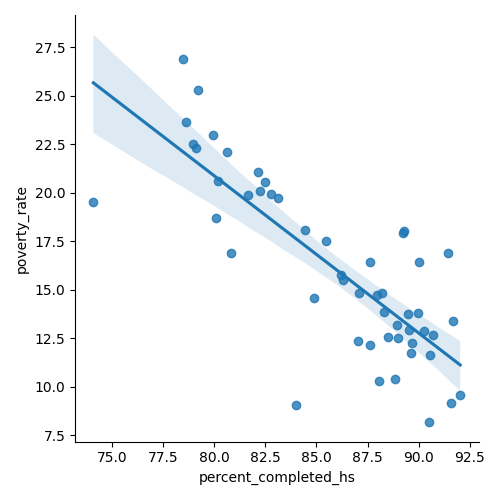

Write Python code to recreate this figure.
import numpy as np
import pandas as pd
import plotly.express as px
import matplotlib.pyplot as plt
import seaborn as sns

# This might be helpful:
from collections import Counter
pd.options.display.float_format = '{:,.2f}'.format

# df_hh_income = pd.read_csv('Median_Household_Income_2015.csv', encoding="windows-1252")
df_pct_poverty = pd.read_csv('Pct_People_Below_Poverty_Level.csv', encoding="windows-1252")
df_pct_completed_hs = pd.read_csv('Pct_Over_25_Completed_High_School.csv', encoding="windows-1252")
# df_share_race_city = pd.read_csv('Share_of_Race_By_City.csv', encoding="windows-1252")
# df_fatalities = pd.read_csv('Deaths_by_Police_US.csv', encoding="windows-1252")


df_pct_poverty = df_pct_poverty.replace('-', 0)
df_pct_poverty['poverty_rate'] = pd.to_numeric(df_pct_poverty['poverty_rate'])

df_pct_poverty = df_pct_poverty.groupby(['Geographic Area'])['poverty_rate'].mean()
df_pct_poverty = df_pct_poverty.to_frame()
df_pct_poverty = df_pct_poverty.sort_values(by=['poverty_rate'], ascending=True)

df_pct_poverty.to_csv('_poverty.csv')

df_pct_completed_hs = df_pct_completed_hs.replace('-', 0)
df_pct_completed_hs['percent_completed_hs'] = pd.to_numeric(df_pct_completed_hs['percent_completed_hs'])

df_pct_completed_hs = df_pct_completed_hs.groupby(['Geographic Area'])['percent_completed_hs'].mean()
df_pct_completed_hs = df_pct_completed_hs.to_frame()
df_pct_completed_hs = df_pct_completed_hs.sort_values(by=['percent_completed_hs'], ascending=True)

# df_pct_completed_hs.plot(kind="line", title='% completed high school, by State (US)', figsize=(11, 6))

df_pct_completed_hs.to_csv('_hs.csv')

df_pct_completed_hs.sort_values(by=['Geographic Area'], inplace=True)
df_pct_poverty.sort_values(by=['Geographic Area'], inplace=True)
# print(df_pct_completed_hs)
# print(df_pct_poverty)
df_combined = df_pct_poverty.copy()
df_combined['percent_completed_hs'] = df_pct_completed_hs['percent_completed_hs'].copy()
df_combined.sort_values(by=['poverty_rate'], inplace=True)

sns.lmplot(x ='percent_completed_hs', y ='poverty_rate', data = df_combined)
# sns.jointplot(x = 'percent_completed_hs',y = 'poverty_rate',data = df_combined,kind = 'kde')
plt.show()
